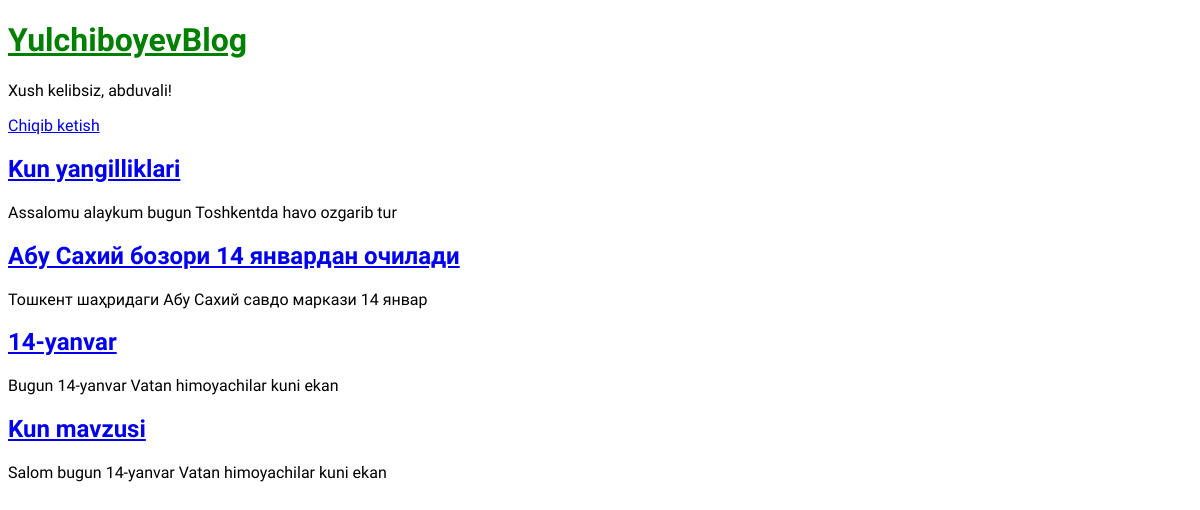
Screenshot of / (signed in) with the database file from the repository.
### blog/models.py (models this page shows, shortened)
class Post(models.Model):
    title = models.CharField(max_length=200)
    author = models.ForeignKey(
        'auth.User',
        on_delete=models.CASCADE,
    )
    body = models.TextField()

### blog/views.py (the view)
# urls.py: path('', BlogListView.as_view(), name = 'home'),
class BlogListView(ListView):
    model = Post
    template_name = 'home.html'

### templates/home.html
{% extends 'base.html' %}
{% block content %}
    {% for post in object_list %}
        <div class = "post-entry">
            <h2>
                <a href = "{% url 'detail' post.pk %}">
                    {{ post.title }}
                </a>
            </h2>
            <p>
                {{post.body | slice:":50"}}
            </p>
        </div>
    {% endfor %}
{% endblock content %}

### templates/base.html (shortened to what this page needs)
{% load static %}
<!DOCTYPE html>
<html>
    <head>
        <link rel="stylesheet" href="{% static 'css/base.css' %}">
    </head>
    <body>
        <header>
            <h1><a href="{% url 'home' %}">YulchiboyevBlog</a></h1>
        </header>
        {% if user.is_authenticated %}
            <p>Xush kelibsiz, {{ user.username }}!</p>
            <p><a href="{% url 'logout' %}">Chiqib ketish</a></p>
        {% else %}
        <p>
            <a href="{% url 'login' %}">Saytga kirish</a> /
            <a href="{% url 'signup' %}">Ro'yxatdan o'tish</a>
        </p>
        <h2><a href="{% url 'create' %}">Yangi post qo'shish</a></h2>
        {% endif %}
        <div>
            {% block content %}
            {% endblock content %}
        </div>
    </body>
</html>

### static/css/base.css (style rules this page uses)
body { font-family: 'Montserrat', sans-serif; font-family: 'Signika Negative', sans-serif; font-family: 'Sofia Sans', sans-serif; font-family: 'Sofia Sans Semi Condensed', sans-serif; }
header h1 a { color: green; }

### rows the page displays
Post: title "Kun yangilliklari", body "Assalomu alaykum bugun Toshkentda havo ozgarib tur"
Post: title "Абу Сахий бозори 14 январдан очилади", body "Тошкент шаҳридаги Абу Сахий савдо маркази 14 январ"
Post: title "14-yanvar", body "Bugun 14-yanvar Vatan himoyachilar kuni ekan"
Post: title "Kun mavzusi", body "Salom bugun 14-yanvar Vatan himoyachilar kuni ekan"

### other values shown
{{ user.username }} "abduvali"
